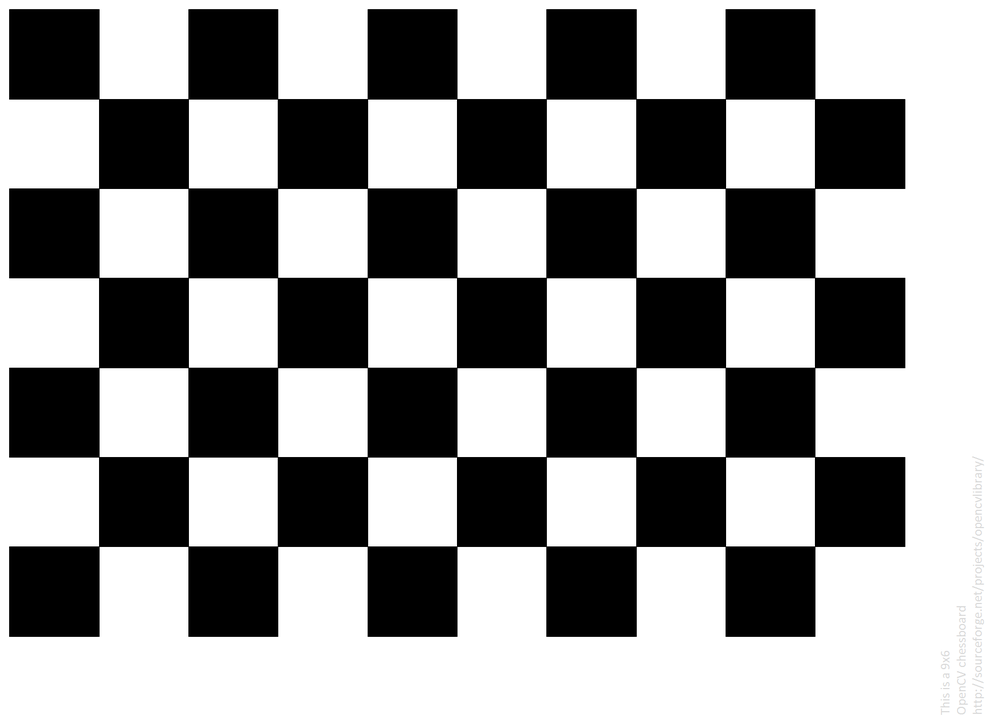
#> input picture Lecture 3. Gradient Descent. Optimization. Quiz 4/checker_board_9x6_corners.png, 985 x 716 px, shrunk from 1830 x 1330 before the run
$ jupyter execute --allow-errors 'Calibrate Camera by ChatGPT.ipynb'
#> lines starting #> are read from the running program, lines starting #| are printed output that depends on the picture; after the words box and inside, x2 and y2 are one past the last pixel; in counts of white or black regions, pixels touching at a corner belong together
**This program was generated by ChatGPT using these instructions:**
*Please write a program in google colab using python that will take many views of checkerboard images and provide the camera calibration parameters*

**Instructions provided by ChatGPT:**

*To use this program in Google Colab, you'll need to upload your checkerboard images to the Colab environment. You can do this by clicking on the "Files" tab in the left sidebar, then clicking "Upload" and selecting the images you want to use.*

*Once you've uploaded your images, you can run the program by clicking on the "Runtime" menu and selecting "Run all". The program will then read in all the images, find the corners of the checkerboard in each image, and use those points to compute the camera calibration parameters. The camera matrix and distortion coefficients will be printed to the console when the program is finished running.*

[cell 1]
import numpy as np
import cv2
import glob

[cell 2]
#code block by Suthep
#this was created because Google Colab does not allow cv2.imshow, so must patch by cv2_imshow.
#If we switch over to regular jupyter notebook not on Colab, we can change c2_imshow to cv2.imshow.
from google.colab.patches import cv2_imshow #only used when running in Google Colab
def my_imshow(title, img ):
  print(title)
  cv2_imshow(img) #should be changed to c2.imshow when not in Colab

[cell 3]
# Define the size of the checkerboard used in the images
checkerboard_size = (9, 6) #by Suthep. 9 rows (height: y-axis) by 6 columns (width: x-axis).

We can reshape any array into any shape, but the resulting array's number elements must remain the same. For example:

x = [ 0  1  2  3  4  5  6  7  8  9 10 11 12 13 14 15 16 17 18 19]

Above x has 20 elements. You can make it a matrix of 2 x 2 x 5 which also has 20 elements using:

x_new = np.reshape(x, [2, 2, 5])

x_new will be:

[[[ 0  1  2  3  4]
    [ 5  6  7  8  9]]

[[10 11 12 13 14]
    [15 16 17 18 19]]]

Interestingly, we are allowed to have one “unknown” dimension. In such a case, pass -1 as the value (Eg: x_new2 = x.reshape(2, 2, -1)) and NumPy will calculate this number 5 for you in 3rd dimension.

[cell 4]
# GREATE GRID OPTION 1.  ChatGPT.
# Grid created by Chat GPT into objp.
# Define the real-world coordinates of the corners of the checkerboard
# comment by Suthep. objp has 54 x 3 zeros. Actually we use only 54 x 2, but here 3 because Point3D call in CV library
objp = np.zeros((checkerboard_size[0]*checkerboard_size[1], 3), np.float32)

print("objp before: \n", objp) #by Suthep


# comment by Suthep. create a 9x6 mesh of 2D points {0..8} x {0..5} (54 elements, 2D) , transpose it to 6 x 9,
#   reshape it to (-1, 2) which means (54,2). 9 x 6 x 2 transposed to 6 x 9 x 2 reshaped to 54 x 2
#   Means give me 54 (x, y) point values on a uniform grid of chess board
objp[:,:2] = np.mgrid[0:checkerboard_size[0],0:checkerboard_size[1]].T.reshape(-1,2)


print ("\nmgrid output is y is [0], x is [1]:\n", np.mgrid[0:checkerboard_size[0],0:checkerboard_size[1]]) #by Suthep

print("\nobjp after reshaped mesh: \n", objp) #by Suthep. OpenCV Requires objp to be Point3D
print ("\nOutput of mgrid T & reshaped: \n", np.mgrid[0:checkerboard_size[0],0:checkerboard_size[1]].T.reshape(-1,2)) #by Suthep

[cell 5]
# CREATE GRID OPTION 2 by Suthep
# Alternative grid by Suthep, reading corners directly from ideal 9x6 image
objp = np.zeros((checkerboard_size[0]*checkerboard_size[1], 3), np.float32)
fname = "checker_board_9x6_corners.png"
img = cv2.imread(fname)
#> img is the input picture: shape (716, 985, 3); mean B, G, R 152.2, 152.2, 152.2
gray = cv2.cvtColor(img, cv2.COLOR_BGR2GRAY)

ret, corners = cv2.findChessboardCorners(gray, checkerboard_size, None)
#> ret = True; corners = 54 rows, first 8: [98.76, 98.76], [188.2, 98.77], [277.5, 98.78], [367.4, 98.7], [456.7, 98.78], [546.1, 98.77], [636, 98.78], [725.4, 98.74]

if ret == True:
    objp[:,:2] = corners [:, -1]
    print("\nobjp: \n", objp)
    img = cv2.drawChessboardCorners(img, checkerboard_size, corners, ret)
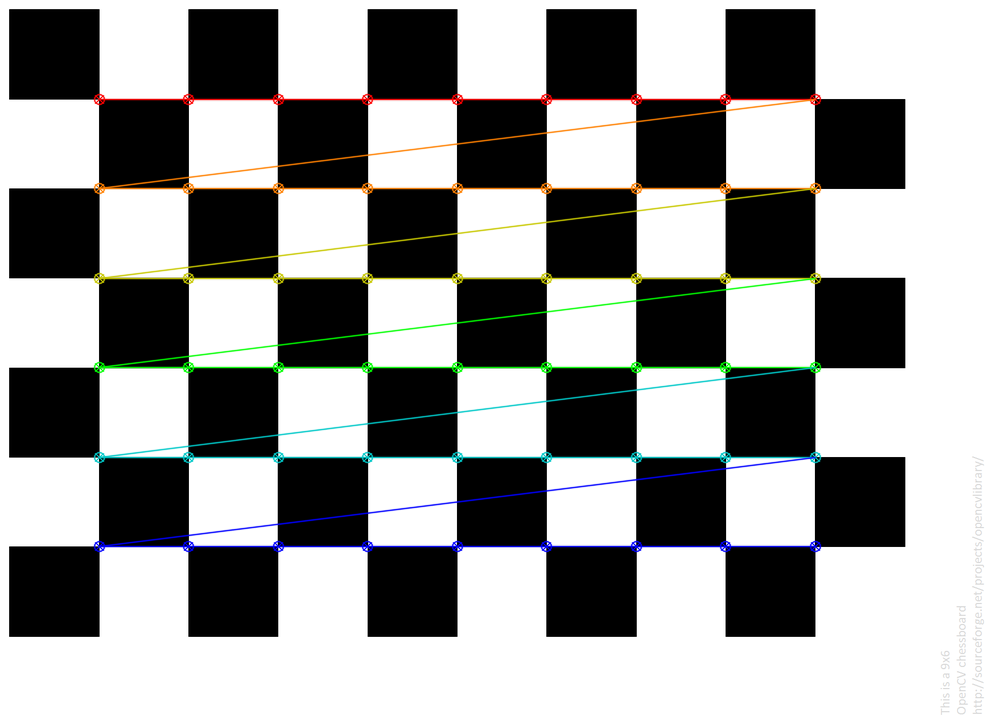
#> img: shape (716, 985, 3); 3.96% of pixels changed, all inside (x1, y1, x2, y2) = (93, 93, 822, 553)
    my_imshow(fname + " with corners found", img ) #by Suthep
else:
    print("Error. World image grid corners not found.")

[cell 6]
# Create arrays to store object points and image points from all images
objpoints = []
imgpoints = []

[cell 7]
# Load all images of the checkerboard
# Comment by Suthep.  Images will have a list of jpg file names read
images = glob.glob('*.jpg')

[cell 8]
print ("Image Files Found: ", images) #by Suthep

[cell 9]
# Loop through each image and find the corners of the checkerboard
for fname in images:
    img = cv2.imread(fname)
    gray = cv2.cvtColor(img, cv2.COLOR_BGR2GRAY)

    ret, corners = cv2.findChessboardCorners(gray, checkerboard_size, None)

    if ret == True:
        objpoints.append(objp)
        imgpoints.append(corners)

        # Draw the corners on the image
        img = cv2.drawChessboardCorners(img, checkerboard_size, corners, ret)
        my_imshow(fname + " with corners found", img ) #by Suthep

[cell 10]
#by suthep to understand array shape
ar = np.array([[12,20, 30] ,[13,15, 23]])
print (ar)
print("Shape of the array:", ar.shape)

[cell 11]
# Use the object points and image points to compute the camera matrix, distortion coefficients, etc.

#By Suthep: intrinsic camera matrix, instrinsic lens distortion coefficients,
#        extrinsic rotation,  and extrinsic translation vectors etc.
width = gray.shape[1] #by Suthep
#> width = 985
height = gray.shape[0] #by suthep
#> height = 716
#ret, mtx, dist, rvecs, tvecs = cv2.calibrateCamera(objpoints, imgpoints, gray.shape[::-1], None, None)#removed by Suthep
#> (the rest of this cell did not finish here and is left out)

[cell 12]
print(width, height)
#| 985 716

#> (a cell that did not finish here is left out)

#> (a cell that did not finish here is left out)

**Continued Instructions to ChatGPT:**

*Please write the code to undistort an image using the output from the above*

**Instructions provided by ChatGPT:**

*In this code, replace your_image.jpg with the path to the image you want to undistort, and replace fx, fy, cx, cy, k1, k2, p1, p2, and k3 with the values for the camera matrix and distortion coefficients that were printed out by the previous program.*

*This code will display the original and undistorted images side by side. If you just want to display the undistorted image, you can remove the cv2.imshow('Original', img) line.*

[cell 15]
img = cv2.imread("left12.jpg")
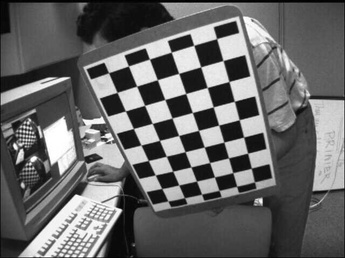
#> input picture Lecture 3. Gradient Descent. Optimization. Quiz 4/Calibration Tests High Distortion/left12.jpg, 345 x 258 px, shrunk from 640 x 480 before the run, found by its file name
#> img is the input picture: shape (258, 345, 3); min 0, max 255, mean 103.1
#gray = cv2.cvtColor(img, cv2.COLOR_BGR2GRAY)
# Undistort the image using the camera matrix and distortion coefficients
#> (the rest of this cell did not finish here and is left out)

[cell 16]
# Show the original and undistorted images side by side
my_imshow('Original', img)
#> (the rest of this cell did not finish here and is left out)

[cell 17]
cv2.imwrite('distorted.png',img)
#> (the rest of this cell did not finish here and is left out)

#> (a cell that did not finish here is left out)

CHAT GPT CODE

Creating a checkerboard image

[cell 19]
# Define the full checkerboard size it should be inner corner + 1 for width and height
pattern_size = (10,7) #x - width, y - height

# Generate the object points for the checkerboard pattern
objp = np.zeros((np.prod(pattern_size), 3), dtype=np.float32)
objp[:, :2] = np.mgrid[0:pattern_size[0], 0:pattern_size[1]].T.reshape(-1, 2)

[cell 20]
# Create an image with the checkerboard pattern
img = np.zeros((pattern_size[1]*100, pattern_size[0]*100), dtype=np.uint8)
for i in range(pattern_size[1]):
    for j in range(pattern_size[0]):
        if (i+j) % 2 == 0:
            img[i*100:(i+1)*100, j*100:(j+1)*100] = 255

my_imshow('Created Image', img)
#> call 3 of my_imshow, with title = 'Created Image'
#> in my_imshow (call 3), `cv2_imshow(img)`:
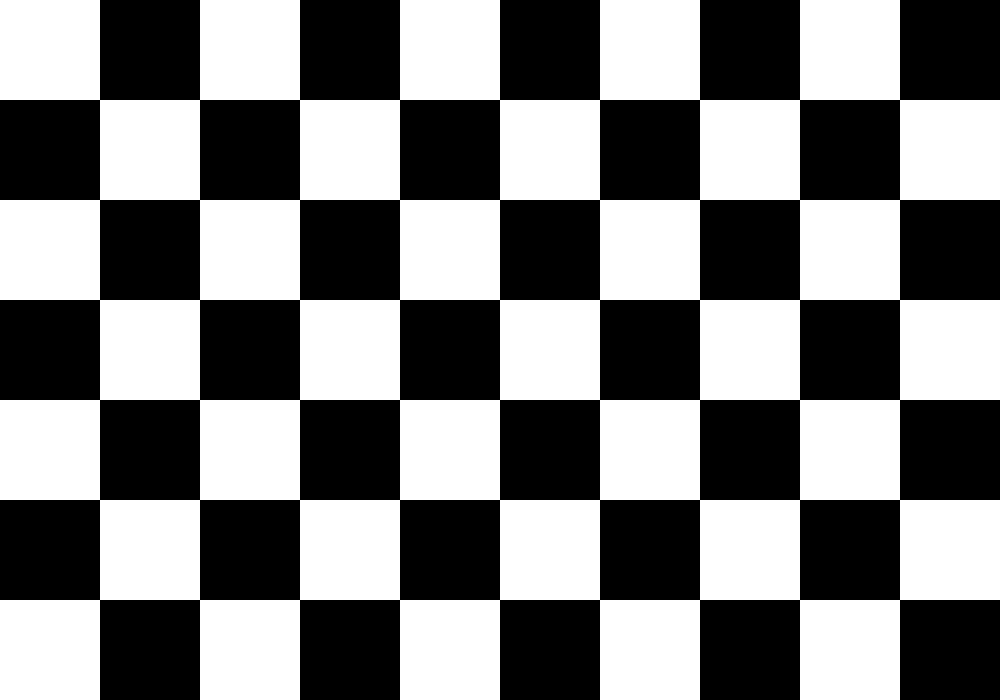
#> shown: shape (700, 1000); 50% white; 1 white region, box (x1, y1, x2, y2) and area: (0, 0, 1000, 700) 350000
cv2.imwrite('checkerboard.png', img)
